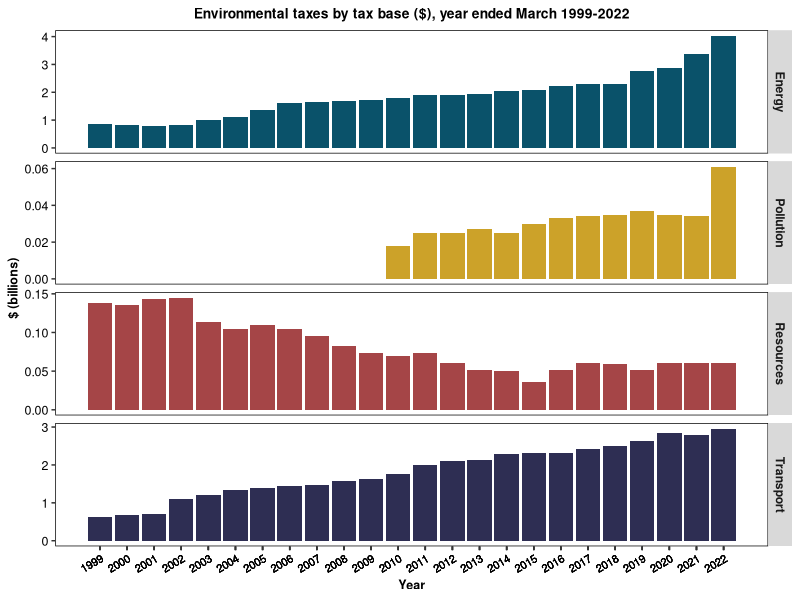

Reproduce this figure in R.
# Here are the commands to build bar plots

# Packages
library(tidyverse)

# Load csv file
# Data retrieved from: (https://www.stats.govt.nz/information-releases/environmental-economic-accounts-data-to-2022/)
df_data <- read.csv("environmental_taxes.csv")

# Parse data
df_data_longer <- df_data %>%
  pivot_longer(cols = 2:5,
               names_to = "Type",
               values_to = "Value") %>%
  mutate(Value = replace(Value, which(Value == "NaN"), NA),
         Value = gsub(",","",Value),
         Value = as.numeric(Value),
         Billions = Value/1e9)

# Plots
ggplot(df_data_longer, aes(x = Year.ended.March, y = Billions, fill = Type)) +
  geom_col() +
  facet_grid(rows = vars(Type),
             scales = "free_y") +
  scale_fill_manual(values = c("Energy" = "#0a526aff",
                               "Pollution" = "#cca229ff",
                               "Resources" = "#a54547ff",
                               "Transport" = "#2e2e53ff")) +
  labs(x = "Year", y = "$ (billions)") +
  ggtitle("Environmental taxes by tax base ($), year ended March 1999-2022") +
  scale_x_continuous(breaks = df_data_longer$Year.ended.March) +
  theme(panel.background = element_rect(fill = "white", colour = "black"),
        panel.grid.major = element_blank(),
        panel.grid.minor = element_blank(),
        plot.title = element_text(size = 10, face = "bold", hjust = 0.5),
        axis.text.y = element_text(size = 9, colour = "black"), 
        axis.text.x = element_text(angle = 30, hjust=1, size = 8, colour = "black"),
        axis.title = element_text(size = 9, colour = "black", face = "bold"),
        legend.position="none",
        strip.text = element_text(face = "bold"))
